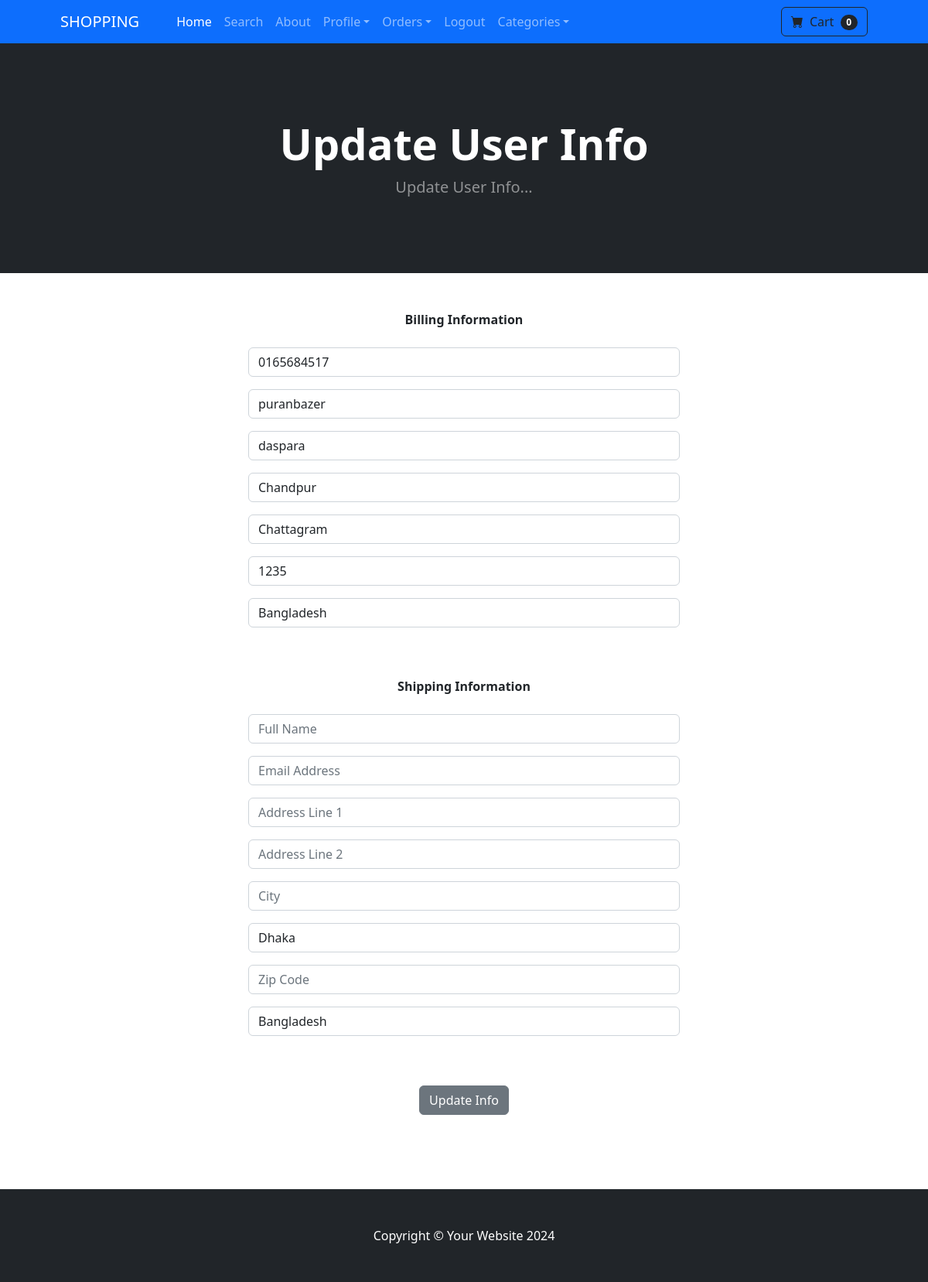
The page /update_info/ (signed in) on the database its author committed.
### store/models.py (models this page shows, shortened)
class Profile(models.Model):
    user = models.OneToOneField(User, on_delete=models.CASCADE)
    date_modified = models.DateTimeField(auto_now=True)
    phone = models.CharField(max_length=20, blank=True)
    address1 = models.CharField(max_length=200, blank=True)
    address2 = models.CharField(max_length=200, blank=True)
    city = models.CharField(max_length=200, blank=True)
    division = models.CharField(max_length=200, blank=True)
    zipcode = models.CharField(max_length=200, blank=True)
    country = models.CharField(max_length=200, blank=True)
    old_cart=models.CharField(max_length=200,blank=True,null=True)

### payment/models.py (models this page shows, shortened)
class ShippingAddress(models.Model):
    DIVISION_CHOICES = (
        ('Dhaka', 'Dhaka'),
        ('Chittagong', 'Chittagong'),
        ('Rajshahi', 'Rajshahi'),
        ('Khulna', 'Khulna'),
        ('Barishal', 'Barishal'),
        ('Sylhet', 'Sylhet'),
        ('Rangpur', 'Rangpur'),
        ('Mymensingh', 'Mymensingh'),
    )
    user = models.ForeignKey(User, on_delete=models.CASCADE, null=True, blank=True)
    shipping_full_name = models.CharField(max_length=255)
    shipping_email = models.EmailField()
    shipping_address1 = models.CharField(max_length=255)
    shipping_address2 = models.CharField(max_length=255)
    shipping_city = models.CharField(max_length=255)
    shipping_division = models.CharField(max_length=255, choices=DIVISION_CHOICES)
    shipping_zipcode = models.CharField(max_length=255)
    shipping_country = models.CharField(max_length=255, default="Bangladesh")
    class Meta:
        verbose_name_plural = "Shipping Addresses"

### store/views.py (the view)
# urls.py: path('update_info/', views.update_info, name='update_info'),
def update_info(request):
    if request.user.is_authenticated:
        current_user=Profile.objects.get(user__id=request.user.id)
        shipping_user=ShippingAddress.objects.get(user__id=request.user.id)
        form=UserInfoForm(request.POST or None, instance=current_user)
        shipping_form =ShippingForm(request.POST or None, instance=shipping_user)
        if form.is_valid() or shipping_form.is_valid():
            form.save()
            shipping_form.save()
            messages.success(request, 'Your Info has been updated successfully.')
            return redirect('home')
        return render(request, 'update_info.html', {'form': form, 'shipping_form': shipping_form})
    else:
        messages.success(request, 'Your must be logged in to Access That Page!')
        return redirect('home')

### store/forms.py
class UserInfoForm(forms.ModelForm):
    phone = forms.CharField(label='', widget=forms.TextInput(attrs={'class': 'form-control', 'placeholder': 'Enter Phone Number'}))
    address1 = forms.CharField(label='', widget=forms.TextInput(attrs={'class': 'form-control', 'placeholder': 'Enter Address Line 1'}))
    address2 = forms.CharField(label='', widget=forms.TextInput(attrs={'class': 'form-control', 'placeholder': 'Enter Address Line 2'}))
    city = forms.CharField(label='', widget=forms.TextInput(attrs={'class': 'form-control', 'placeholder': 'Enter City'}))
    division = forms.CharField(label='', widget=forms.TextInput(attrs={'class': 'form-control', 'placeholder': 'Enter Division'}))
    zipcode = forms.CharField(label='', widget=forms.TextInput(attrs={'class': 'form-control', 'placeholder': 'Enter Zip Code'}))
    country = forms.CharField(label='', widget=forms.TextInput(attrs={'class': 'form-control', 'placeholder': 'Enter Country'}))
    class Meta:
        model = Profile
        fields = ['phone', 'address1', 'address2', 'city', 'division', 'zipcode', 'country']

### cart/cart.py (called while the page is built)
    def __len__(self):
        return len(self.cart)

### cart/context_processors.py (called while the page is built)
def cart(request):
    return {'cart': Cart(request)}

### store/templates/update_info.html (shortened to what this page needs)
{% extends 'base.html' %}
{%block content%}
<header class="bg-dark py-5">
    <div class="container px-4 px-lg-5 my-5">
        <div class="text-center text-white">
            <h1 class="display-4 fw-bolder">Update User Info</h1>
            <p class="lead fw-normal text-white-50 mb-0">Update User Info...</p>
        </div>
    </div>
</header>
<div class="container">
    <div class="row">
       <center>
        <div class="col-md-6">
            <br><br>
            <strong>Billing Information</strong>
            <br><br>
            <form action="{% url 'update_info' %}" method="POST">
                  {{form.as_p}}
                  <br><br>
                  <strong>Shipping Information</strong>
                  <br><br>
                    {{shipping_form.as_p}}
                  <br><br>
                  <button type="submit" class="btn btn-secondary">Update Info</button>
            </form>
              <br><br>
              <br><br>
        </div>
       </center>
    </div>
</div>
{%endblock content%}

### rows shown on the page
Profile: phone "0165684517", address1 "puranbazer", address2 "daspara", city "Chandpur", division "Chattagram", zipcode "1235", country "Bangladesh"
ShippingAddress: shipping_division "Dhaka", shipping_country "Bangladesh"

### other values the page prints
{{ cart|length }} "0"
